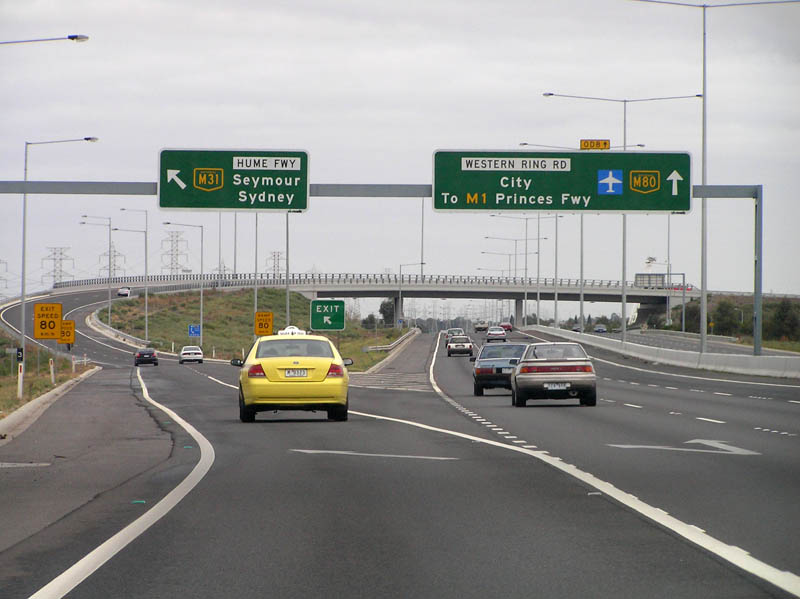
#> input picture road_2.jpg, 800 x 599 px
$ python road_3.py   (older library calls are emulated)
#> lines starting #> are read from the running program, lines starting #| are printed output that depends on the picture; after the words box and inside, x2 and y2 are one past the last pixel; in counts of white or black regions, pixels touching at a corner belong together
import cv2
import numpy as np

image = cv2.imread('road_2.jpg')
#> image is the input picture: shape (599, 800, 3); mean B, G, R 146.8, 149.6, 149.5
output = image.copy()
gray = cv2.cvtColor(image, cv2.COLOR_BGR2GRAY)
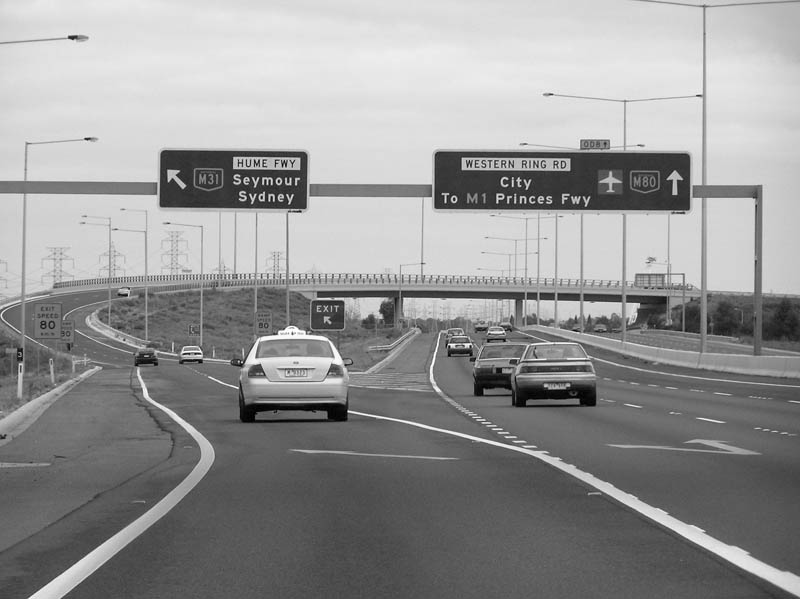
#> gray: shape (599, 800); min 0, max 255, mean 149.3
gray[:int(gray.shape[0] / 2.3), :] = 0
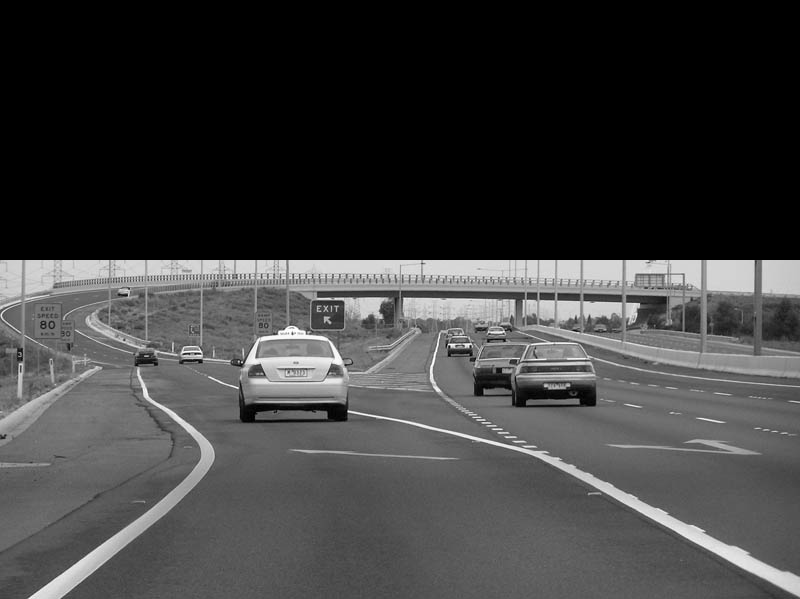
#> gray: shape (599, 800); min 0, max 255, mean 63
gray = cv2.GaussianBlur(gray, (3, 3), 1)
cv2.imshow('thresh', gray)
cv2.waitKey(0)

kernel = np.ones((3, 3), np.uint8)

_, thresh = cv2.threshold(gray, 160, 255, cv2.THRESH_BINARY)
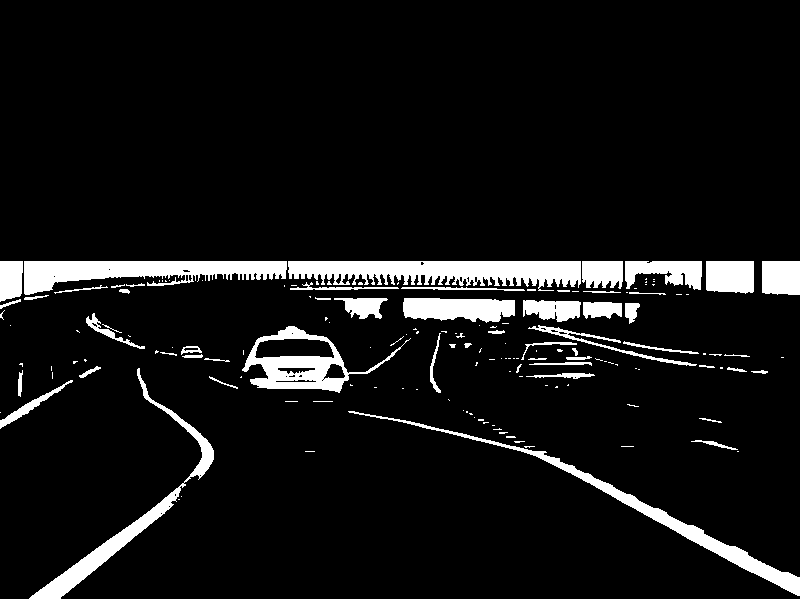
#> thresh: shape (599, 800); 7.8% white; 158 white regions (101 under 20 px), largest, box (x1, y1, x2, y2) and area: (288, 261, 581, 291) 5874, (24, 261, 287, 295) 4922, (348, 411, 800, 596) 3956

thresh = cv2.dilate(thresh, kernel, iterations=2)
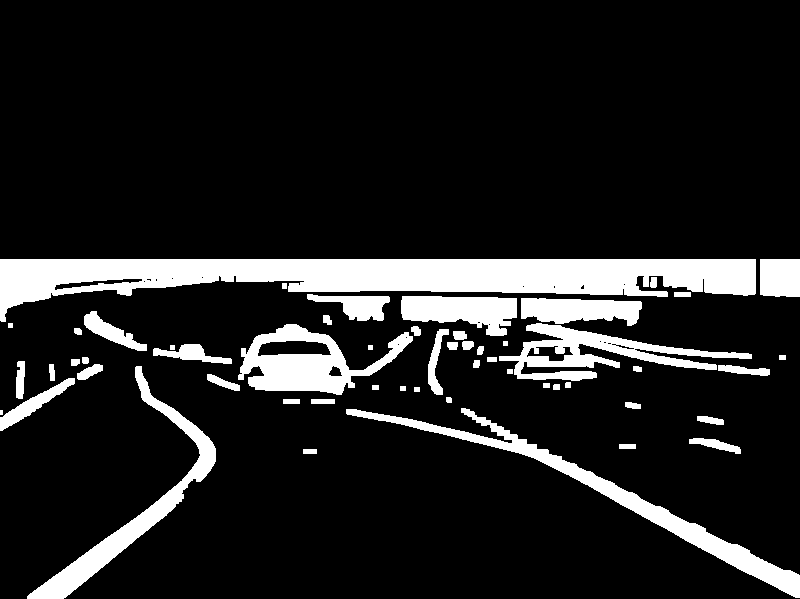
#> thresh: shape (599, 800); 13% white; 54 white regions (1 under 20 px)
cv2.imshow('thresh', thresh)
cv2.waitKey(0)

_, contours, _ = cv2.findContours(thresh, cv2.RETR_CCOMP, cv2.CHAIN_APPROX_NONE)
#> contours = 76 contours, 22 with area under 20; largest, box (x1, y1, x2, y2) and area: (0, 259, 756, 322) 23478, (346, 408, 800, 598) 6490, (238, 324, 413, 395) 6182, (27, 366, 216, 599) 5124, (499, 323, 752, 381) 4849

new_contours = []

x_lane = []
y_lane = []
x_out = []
y_out = []
for contour in contours:
	rect = cv2.minAreaRect(contour)
	box = cv2.boxPoints(rect)
	box = np.int0(box)
	width = np.sqrt((box[0][0] - box[1][0]) ** 2 + (box[0][1] - box[1][1]) ** 2)
	height = np.sqrt((box[1][0] - box[2][0]) ** 2 + (box[1][1] - box[2][1]) ** 2)
	if width * height < 80000 and width * height > 300 and ~(width / height > 0.8
		and width / height < 1.2) and (abs(rect[2]) > 20 and abs(rect[2]) < 80):
		cv2.putText(output, str(rect[2]), (box[2][0], box[2][1]), cv2.FONT_HERSHEY_SIMPLEX, 0.5, (0, 0, 255), 1)
		new_contours.append(contour)
		for i in xrange(4):
			if i == 3:
				cv2.line(output, (box[i][0], box[i][1]), (box[0][0], box[0][1]), (0, 255, 0), 1)
			else:
				cv2.line(output, (box[i][0], box[i][1]), (box[i + 1][0], box[i + 1][1]), (0, 255, 0), 1)

		for i, point in enumerate(contour):

			if i == len(contour) - 1:
				cv2.line(image, tuple(contour[i][0]), tuple(contour[0][0]), (0, 255, 0), 2)
			else:
				cv2.line(image, tuple(contour[i][0]), tuple(contour[i + 1][0]), (0, 255, 0), 2)

		y = []
		x = []
		for i, point in enumerate(contour):
			y.append(point[0][1])
			x.append(point[0][0])
		x_lane.append(x)
		y_lane.append(y)
		i_max= np.argmax(y)
		x_out.append([value for i, value in enumerate(x) if y[i] == y[i_max]])
		y_out.append(y[i_max])
#> this loop made 76 passes
#> (rect, box, width, height, i_max) on passes 3, 6, 17, 21, 56: (((715, 443.8), (9.43, 52.81), -77.74), [[739, 454], [688, 442], [690, 433], [741, 444]], 52.39, 9.22, 55), (((581, 482.2), (50.76, 490.5), -67.78), [[798, 598], [344, 412], [363, 365], [817, 551]], 490.6, 50.7, 694), (((35.87, 402.2), (90.35, 14.19), -32.47), [[1, 432], [-6, 420], [70, 371], [77, 383]], 13.89, 90.43, 81), (((132.2, 504.7), (258.5, 112.5), -64.75), [[127, 645], [26, 597], [136, 363], [238, 411]], 111.8, 258.6, 282), (((114.3, 334.1), (19.31, 70.55), -57.43), [[138, 361], [79, 323], [89, 307], [149, 344]], 70.18, 18.87, 70)
#> (rect, box, width, height) on passes 1, 2, 4, 5, 7, 8: (((309.5, 451), (4, 13), -90), [[316, 453], [303, 453], [303, 449], [316, 449]], 13, 4), (((627, 446), (4, 16), -90), [[635, 448], [619, 448], [619, 444], [635, 444]], 16, 4), (((710, 419.8), (6.28, 27.06), -78.69), [[722, 425], [696, 420], [697, 414], [723, 419]], 26.48, 6.08), (((1, 412), (4, 2), -90), [[2, 414], [0, 414], [0, 410], [2, 410]], 2, 4), (((632.5, 405), (6, 15), -90), [[640, 408], [625, 408], [625, 402], [640, 402]], 15, 6), (((322.5, 401), (4, 23), -90), [[334, 403], [311, 403], [311, 399], [334, 399]], 23, 4)
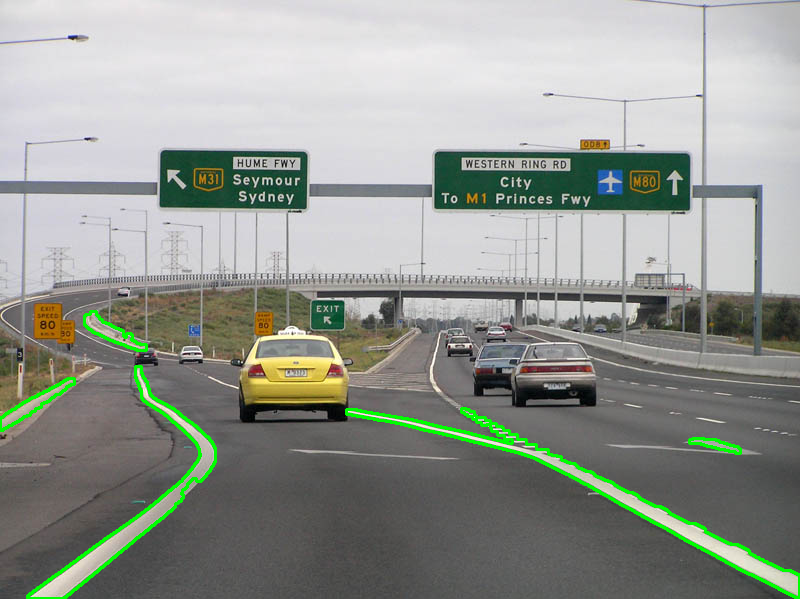
#> image: shape (599, 800, 3); 1.69% of pixels changed, all inside (x1, y1, x2, y2) = (0, 310, 800, 599)
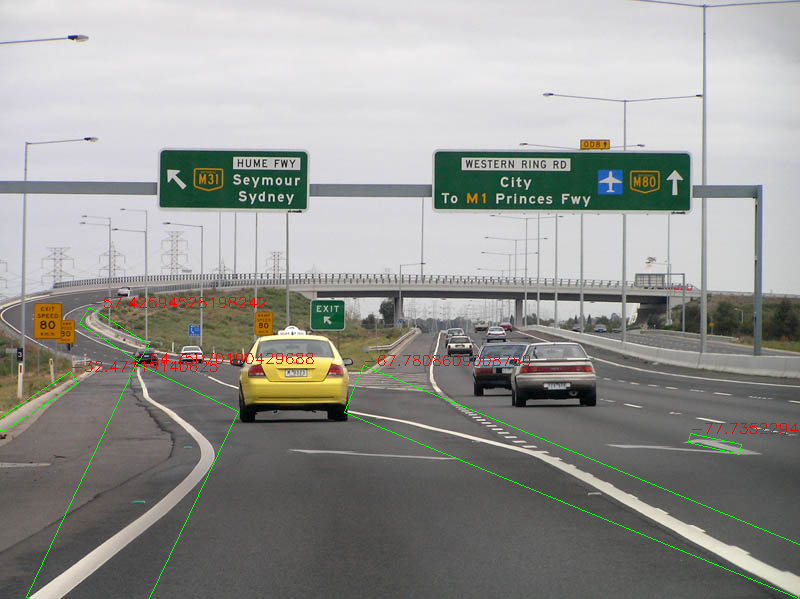
#> output: shape (599, 800, 3); 0.77% of pixels changed, all inside (x1, y1, x2, y2) = (0, 297, 800, 599)
#> after the loop, new_contours = 5 contours; box (x1, y1, x2, y2) and area: (346, 408, 800, 598) 6490, (27, 366, 216, 599) 5124, (0, 378, 75, 431) 888, (84, 311, 147, 351) 810, (689, 438, 741, 454) 319; x_lane = 5 items; x_out = 5 items; y_lane = 5 items; y_out = [453, 597, 430, 598, 350]

#print(x_lane)
print(y_out)
#| [453, 597, 430, 598, 350]

x_left = [value for i, value in enumerate(x_out) if all(temp < 400 for temp in x_out[i])]
#> x_left = 3 items
y_left = [value for i, value in enumerate(y_out) if all(temp < 400 for temp in x_out[i])]
#> y_left = [430, 598, 350]
i_left = [i for i, value in enumerate(x_out) if all(temp < 400 for temp in x_out[i])]
#> i_left = [2, 3, 4]
x_left = [value for i, value in enumerate(x_left) if y_left[i] == y_left[np.argmax(y_left)]]
#> x_left = 1 item
i_left = i_left[np.argmax(y_left)]
#> i_left = 3
y_left = y_left[np.argmax(y_left)]
#> y_left = 598
print(x_left)
#| [[27, 28, 29, 30, 31, 32, 33, 34, 35, 36, 37, 38, 39, 40, 41, 42, 43, 44, 45, 46, 47, 48, 49, 50, 51, 52, 53, 54, 55, 56, 57, 58, 59, 60, 61, 62, 63]]
print(y_left)
#| 598
print(i_left)
#| 3
x_right = [value for i, value in enumerate(x_out) if all(temp >= 400 for temp in x_out[i])]
#> x_right = [[735, 736, 737, 738, 739, 740], [795, 796, 797, 798, 799]]
y_right = [value for i, value in enumerate(y_out) if all(temp >= 400 for temp in x_out[i])]
#> y_right = [453, 597]
i_right = [i for i, value in enumerate(x_out) if all(temp >= 400 for temp in x_out[i])]
#> i_right = [0, 1]
x_right = [value for i, value in enumerate(x_right) if y_right[i] == y_right[np.argmax(y_right)]]
#> x_right = [[795, 796, 797, 798, 799]]
i_right = i_right[np.argmax(y_right)]
#> i_right = 1
y_right = y_right[np.argmax(y_right)]
#> y_right = 597
print(x_right)
#| [[795, 796, 797, 798, 799]]
print(y_right)
#| 597
print(i_right)
#| 1

#> (the run stopped early here; a loop or call above may not have finished)

$ run again, with street_2.jpg copied over road_2.jpg
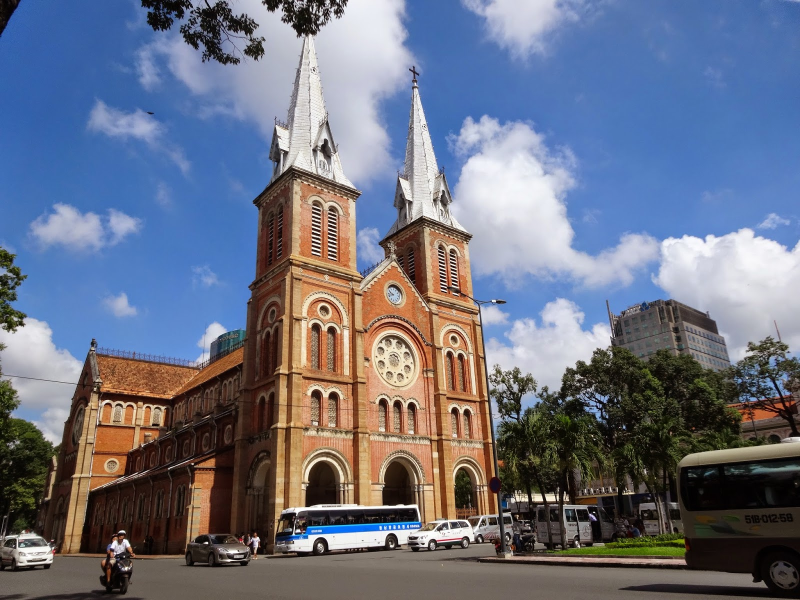
#> input picture street_2.jpg, 1600 x 1200 px (shown at 1/2 size)
#> image is the input picture: shape (1200, 1600, 3); mean B, G, R 130.2, 113.6, 108.7
#> `thresh = cv2.dilate(thresh, kernel, iterations=2)`:
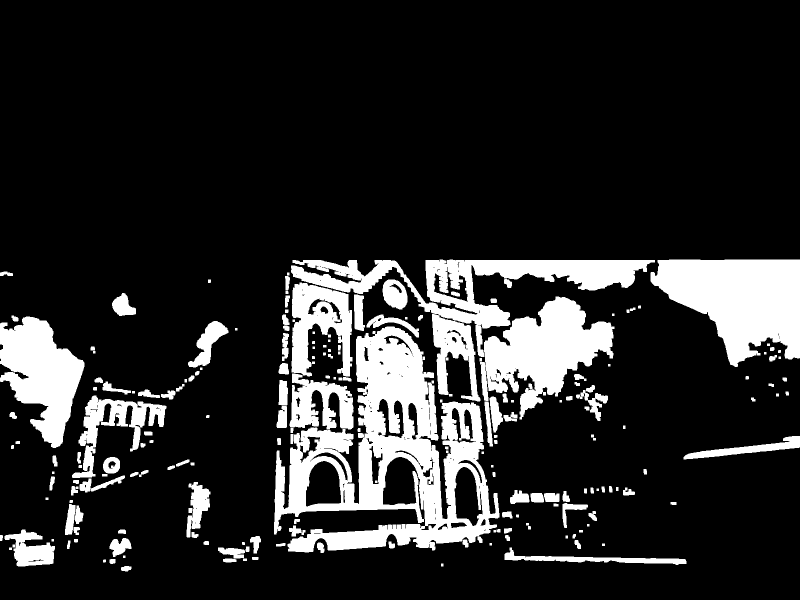
#> thresh: shape (1200, 1600) (shown at 1/2 size); 16.1% white; 203 white regions
#> contours = 387 contours, 152 with area under 20; largest, box (x1, y1, x2, y2) and area: (548, 653, 999, 1105) 101021, (582, 519, 1310, 803) 42470, (1301, 519, 1600, 734) 41076, (960, 593, 1229, 839) 31844, (0, 633, 169, 896) 24704
#> the loop `for contour in contours:` made 387 passes
#> (rect, box, width, height, i_max) on pass 26: (((238.8, 1090.6), (42.93, 32.2), -26.57), [[226, 1114], [212, 1085], [250, 1066], [265, 1095]], 32.2, 42.49, 71)
#> after the loop `for contour in contours:`:
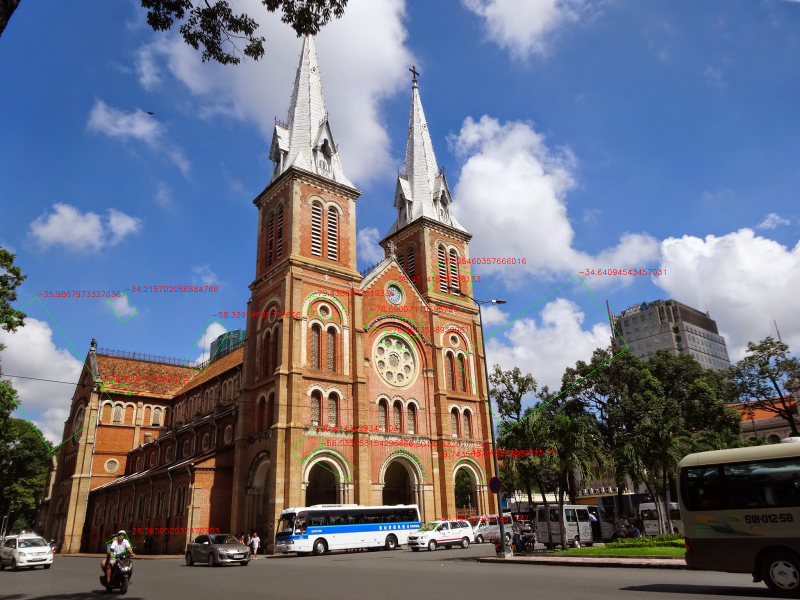
#> output: shape (1200, 1600, 3) (shown at 1/2 size); 0.57% of pixels changed, all inside (x1, y1, x2, y2) = (0, 517, 1331, 1115)
#> after the loop `for contour in contours:`: new_contours = 17 contours; largest, box (x1, y1, x2, y2) and area: (960, 593, 1229, 839) 31844, (0, 633, 169, 896) 24704, (376, 642, 457, 735) 2824, (866, 533, 937, 604) 1830, (224, 586, 272, 632) 1294; x_lane = 17 items; x_out = 17 items, first 6: [226, 227, 228, 229, 230], [249, 250, 251, 252, 253, 254], [857, 856, 855, 854, 853, 852, 851, 850, 849, 848, 847, 846, 845, 844, 843], [963, 962, 961], [852], [694, 693, 692, 691]; y_lane = 17 items; y_out = [1113, 788, 1060, 966, 955, 960, 925, 926, 705, 734, 895, 674, 838, 631, 639, 586, 603]
#| [1113, 788, 1060, 966, 955, 960, 925, 926, 705, 734, 895, 674, 838, 631, 639, 586, 603]
#> `x_left = [value for i, value in enumerate(x_out) if all(temp < 400 for..`: x_left = [[226, 227, 228, 229, 230], [249, 250, 251, 252, 253, 254], [386, 387, 388, 389, 390, 391], [105, 106, 107, 108, 109, 110, 111], [238, 239, 240, 241, 242, 243]]
#> `y_left = [value for i, value in enumerate(y_out) if all(temp < 400 for..`: y_left = [1113, 788, 734, 895, 631]
#> `i_left = [i for i, value in enumerate(x_out) if all(temp < 400 for tem..`: i_left = [0, 1, 9, 10, 13]
#> `x_left = [value for i, value in enumerate(x_left) if y_left[i] == y_le..`: x_left = [[226, 227, 228, 229, 230]]
#> `i_left = i_left[np.argmax(y_left)]`: i_left = 0
#> `y_left = y_left[np.argmax(y_left)]`: y_left = 1113
#| [[226, 227, 228, 229, 230]]
#| 1113
#| 0
#> `x_right = [value for i, value in enumerate(x_out) if all(temp >= 400 f..`: x_right = 12 items, first 6: [857, 856, 855, 854, 853, 852, 851, 850, 849, 848, 847, 846, 845, 844, 843], [963, 962, 961], [852], [694, 693, 692, 691], [836], [603]
#> `y_right = [value for i, value in enumerate(y_out) if all(temp >= 400 f..`: y_right = [1060, 966, 955, 960, 925, 926, 705, 674, 838, 639, 586, 603]
#> `i_right = [i for i, value in enumerate(x_out) if all(temp >= 400 for t..`: i_right = [2, 3, 4, 5, 6, 7, 8, 11, 12, 14, 15, 16]
#> `x_right = [value for i, value in enumerate(x_right) if y_right[i] == y..`: x_right = [[857, 856, 855, 854, 853, 852, 851, 850, 849, 848, 847, 846, 845, 844, 843]]
#> `i_right = i_right[np.argmax(y_right)]`: i_right = 2
#> `y_right = y_right[np.argmax(y_right)]`: y_right = 1060
#| [[857, 856, 855, 854, 853, 852, 851, 850, 849, 848, 847, 846, 845, 844, 843]]
#| 1060
#| 2
